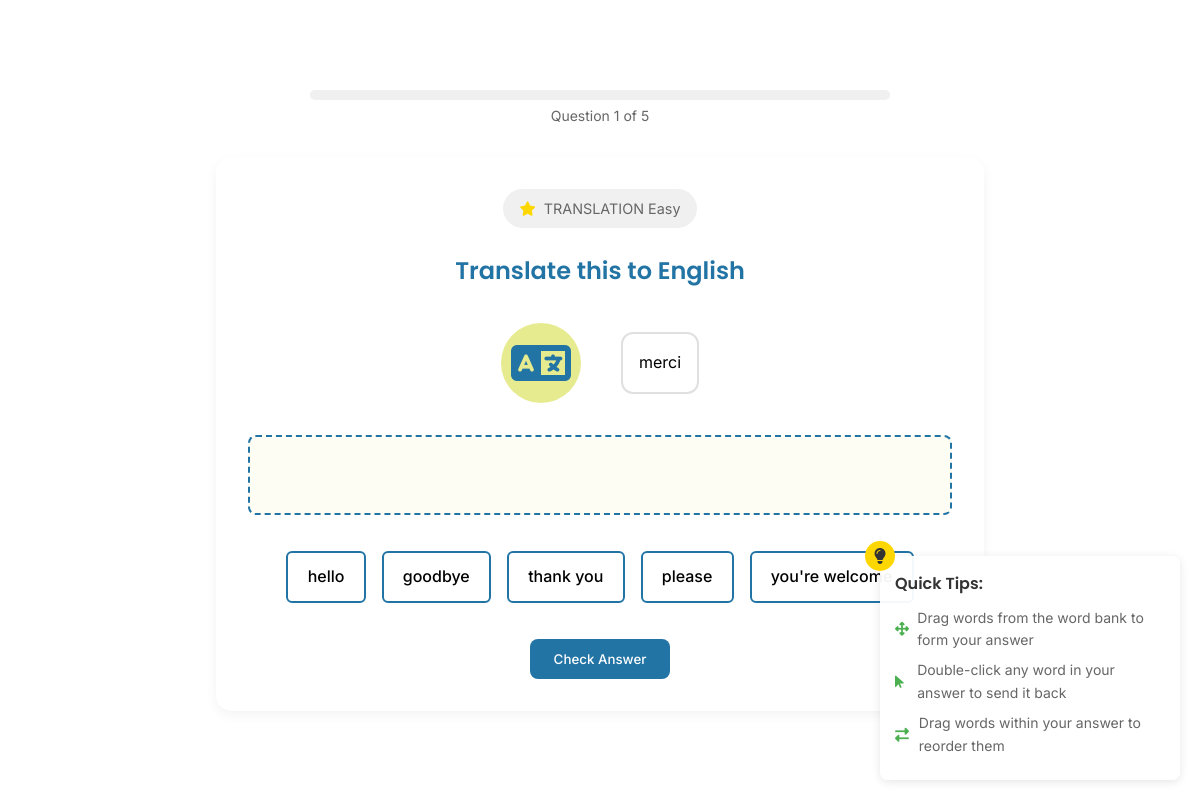
/view/learn.php?course=1&category=greetings (signed in), run on the app's committed database.
### tables this page shows
CREATE TABLE `exercise_sets` (
  `exerciseId` int(11) NOT NULL,
  `wordId` int(11) NOT NULL,
  `translationId` int(11) NOT NULL,
  `difficulty` enum('easy','medium','hard') NOT NULL DEFAULT 'medium',
  `type` enum('translation','matching','fill-in') NOT NULL,
  `created_at` timestamp NOT NULL DEFAULT current_timestamp()
);

CREATE TABLE `words` (
  `wordId` int(11) NOT NULL,
  `languageId` int(11) NOT NULL,
  `original_text` varchar(255) NOT NULL,
  `categoryId` int(11) NOT NULL,
  `word` varchar(100) NOT NULL,
  `translation` varchar(100) NOT NULL,
  `pronunciation` varchar(100) DEFAULT NULL,
  `category` varchar(50) DEFAULT NULL,
  `difficulty` enum('easy','medium','hard') NOT NULL DEFAULT 'medium',
  `createdAt` timestamp NOT NULL DEFAULT current_timestamp(),
  `context_type` enum('noun','verb','adjective','phrase','other') NOT NULL DEFAULT 'other'
);

CREATE TABLE `exercise_word_bank` (
  `exerciseId` int(11) NOT NULL,
  `bankWordId` int(11) NOT NULL,
  `is_answer` tinyint(1) NOT NULL DEFAULT 0,
  `position` int(11) DEFAULT NULL
);

CREATE TABLE `word_bank` (
  `bankWordId` int(11) NOT NULL,
  `segment_text` varchar(100) NOT NULL,
  `languageId` int(11) NOT NULL,
  `part_of_speech` varchar(50) DEFAULT NULL,
  `difficulty` enum('easy','medium','hard') DEFAULT 'medium',
  `usage_frequency` int(11) DEFAULT 0
);

### view/learn.php (the view, shortened to what this page needs)
<?php
require_once '../includes/quiz-functions.php';
$languageId = isset($_GET['course']) ? (int)$_GET['course'] : 0;
$categorySlug = isset($_GET['category']) ? htmlspecialchars($_GET['category']) : '';
$stmt = $pdo->prepare("
    SELECT COUNT(*) as total
    FROM exercise_sets
    WHERE wordId IN (
        SELECT wordId
        FROM words
        WHERE languageId = ? AND categoryId = (
            SELECT categoryId
            FROM word_categories
            WHERE categorySlug = ?
        )
    )
");
$stmt->execute([$languageId, $categorySlug]);
$totalExercises = $stmt->fetchColumn();
$currentProgress = count($_SESSION['attempted_exercises']);
$exercise = null;
if (empty($_SESSION['attempted_exercises'])) {
    $stmt = $pdo->prepare("
        SELECT
            es.exerciseId,
            es.wordId,
            w.word,
            w.pronunciation,
            w.context_type,
            w.difficulty,
            es.type,
            wc.categoryName,
            wc.categoryId,
            l.languageName
        FROM exercise_sets es
        JOIN words w ON es.wordId = w.wordId
        JOIN word_categories wc ON w.categoryId = wc.categoryId
        JOIN languages l ON w.languageId = l.languageId
        WHERE w.languageId = ?
        AND wc.categorySlug = ?
        ORDER BY RAND()
        LIMIT 1
    ");
    $params = [$languageId, $categorySlug];
}
try {
    $stmt->execute($params);
    $exercise = $stmt->fetch(PDO::FETCH_ASSOC);
} catch (PDOException $e) {
    error_log("Database error: " . $e->getMessage());
    header('Location: dashboard.php');
    exit();
}
if ($exercise) {
    $wordBankStmt = $pdo->prepare("
        SELECT
            wb.bankWordId,
            wb.segment_text,
            wb.part_of_speech,
            ewb.is_answer,
            ewb.position
        FROM exercise_word_bank ewb
        JOIN word_bank wb ON ewb.bankWordId = wb.bankWordId
        WHERE ewb.exerciseId = ?
    ");
    $wordBankStmt->execute([$exercise['exerciseId']]);
    $wordBank = $wordBankStmt->fetchAll(PDO::FETCH_ASSOC);
}
?>
<!DOCTYPE html>
<html lang="en">
<head>
    <link rel="stylesheet" href="https://cdnjs.cloudflare.com/ajax/libs/font-awesome/6.5.1/css/all.min.css">
    <link rel="stylesheet" href="../assets/css/styles.css">
    <link rel="stylesheet" href="../assets/css/learn.css">
    <link href='https://unpkg.com/boxicons@2.1.4/css/boxicons.min.css' rel='stylesheet'>
</head>
<body>
    <div class="tips-container">
        <div class="tips-icon">
            <i class="fas fa-lightbulb"></i>
        </div>
        <div class="tips-content">
            <h4>Quick Tips:</h4>
            <ul>
                <li><i class="fas fa-arrows-alt"></i> Drag words from the word bank to form your answer</li>
                <li><i class="fas fa-mouse-pointer"></i> Double-click any word in your answer to send it back</li>
                <li><i class="fas fa-exchange-alt"></i> Drag words within your answer to reorder them</li>
            </ul>
        </div>
    </div>
    <main class="learn-container">
        <div class="progress-container">
            <div class="progress-bar">
            </div>
            <div class="progress-text">
                Question <?php echo $currentProgress + 1; ?> of <?php echo $totalExercises; ?>
            </div>
        </div>
        <div class="exercise-container">
            <div class="badge">
                <i class="fas fa-star"></i>
                <span class="exercise-type">
                    <?php echo strtoupper($exercise['type']); ?>
                    <span class="difficulty-badge <?php echo $exercise['difficulty']; ?>">
                        <?php echo ucfirst($exercise['difficulty']); ?>
                    </span>
                </span>
            </div>
            <h2 class="question">
                <?php
                switch($exercise['type']) {
                    case 'translation':
                        echo 'Translate this to English';
                        break;
                }
                ?>
            </h2>
            <div class="character-display">
                <div class="icon-container">
                    <i class="fas fa-language fa-3x"></i>
                </div>
                <div class="speech-bubble">
                    <span class="original-text"
                          data-pronunciation="<?php echo htmlspecialchars($exercise['pronunciation']); ?>"
                          data-context="<?php echo htmlspecialchars($exercise['context_type']); ?>">
                        <?php echo htmlspecialchars($exercise['word']); ?>
                    </span>
                </div>
            </div>
            <div class="answer-area">
                <div class="answer-box" id="answerBox"></div>
            </div>
            <div class="word-bank" id="wordBank">
                <?php foreach ($wordBank as $word): ?>
                    <div class="word-tile"
                         draggable="true"
                         data-part="<?php echo htmlspecialchars($word['part_of_speech']); ?>"
                         data-is-answer="<?php echo $word['is_answer']; ?>"
                         data-position="<?php echo $word['position']; ?>">
                        <?php echo htmlspecialchars($word['segment_text']); ?>
                    </div>
                <?php endforeach; ?>
            </div>
            <div class="exercise-actions">
                <button id="checkBtn" class="btn btn-primary">Check Answer</button>
            </div>
        </div>
    </main>
</body>
</html>

### assets/css/styles.css (style rules this page uses)
:root { --ucla-blue: #2274A5; --mindaro: #E7EB90; --coral: #EF8354; --white: #FFFFFF; --black: #000000; --gray-light: #F5F5F5; --gray: #666666; --font-heading: 'Poppins', sans-serif; --font-body: 'Inter', sans-serif; }
* { margin: 0; padding: 0; box-sizing: border-box; }
body { font-family: var(--font-body); line-height: 1.6; color: var(--black); }
h1, h2, h3, h4, h5, h6 { font-family: var(--font-heading); font-weight: 600; }
.btn { padding: 12px 24px; border: none; border-radius: 8px; cursor: pointer; font-weight: 500; font-family: var(--font-body); transition: all 0.3s ease; display: inline-flex; align-items: center; gap: 8px; }
.btn-primary { background-color: var(--ucla-blue); color: var(--white); }
button, .btn, .btn-primary, .btn-secondary, .btn-update { text-decoration: none; }

### assets/css/learn.css (style rules this page uses)
.learn-container { max-width: 800px; margin: 80px auto 2rem; padding: 0 1rem; }
.exercise-container { background: white; border-radius: 16px; padding: 2rem; box-shadow: 0 4px 12px rgba(0,0,0,0.05); text-align: center; }
.badge { display: inline-flex; align-items: center; gap: 0.5rem; background: #f0f0f0; padding: 0.5rem 1rem; border-radius: 20px; font-size: 0.9rem; color: var(--gray); margin-bottom: 1.5rem; }
.badge i { color: #ffd700; }
.question { font-size: 1.5rem; color: var(--ucla-blue); margin-bottom: 2rem; }
.character-display { margin: 2rem 0; display: flex; align-items: center; justify-content: center; gap: 1.5rem; }
.icon-container { color: var(--ucla-blue); background-color: var(--mindaro); width: 80px; height: 80px; border-radius: 50%; display: flex; align-items: center; justify-content: center; position: relative; }
.icon-container::before { content: ''; }
.speech-bubble { background: white; border: 2px solid #e0e0e0; border-radius: 12px; padding: 1rem; display: inline-flex; align-items: center; gap: 1rem; margin-left: 1rem; }
.answer-area { margin: 2rem 0; }
.answer-box { display: flex; flex-wrap: wrap; gap: 0.8rem; min-height: 80px; padding: 1.5rem; background-color: rgba(231, 235, 144, 0.1); border: 2px dashed var(--ucla-blue); border-radius: 8px; transition: all 0.3s ease; align-items: center; position: relative; }
.word-bank { display: flex; flex-wrap: wrap; gap: 0.5rem; justify-content: center; margin-bottom: 2rem; }
.word-tile { background: white; border: 2px solid var(--ucla-blue); border-radius: 6px; padding: 0.7rem 1.2rem; cursor: move; user-select: none; font-weight: 500; transition: all 0.2s ease; position: relative; touch-action: none; margin: 0.25rem; }
.word-tile::before { content: '⋮⋮'; position: absolute; left: 5px; top: 50%; transform: translateY(-50%); font-size: 10px; color: var(--gray); opacity: 0; transition: opacity 0.2s ease; }

### view/learn.php (style rules this page uses)
.tips-container { position: fixed; bottom: 20px; right: 20px; background: rgba(255, 255, 255, 0.95); border-radius: 8px; box-shadow: 0 2px 10px rgba(0, 0, 0, 0.1); padding: 15px; max-width: 300px; z-index: 1000; transition: all 0.3s ease; }
.tips-icon { position: absolute; top: -15px; left: -15px; background: #ffd700; width: 30px; height: 30px; border-radius: 50%; display: flex; align-items: center; justify-content: center; color: #333; }
.tips-content h4 { margin: 0 0 10px 0; color: #333; font-size: 16px; }
.tips-content ul { list-style: none; padding: 0; margin: 0; }
.tips-content li { margin: 8px 0; font-size: 14px; color: #666; display: flex; align-items: center; gap: 8px; }
.tips-content li i { color: #4CAF50; width: 20px; }
.progress-container { width: 100%; max-width: 600px; margin: 0 auto 20px; padding: 10px; }
.progress-bar { background-color: #f0f0f0; height: 10px; border-radius: 5px; overflow: hidden; position: relative; }
.progress-text { text-align: center; margin-top: 5px; font-size: 14px; color: #666; }

### data on the page
exercise_sets: type "TRANSLATION", wordId.difficulty "Easy", wordId.word "merci"
exercise_word_bank: bankWordId.segment_text "hello"
exercise_word_bank: bankWordId.segment_text "goodbye"
exercise_word_bank: bankWordId.segment_text "thank you"
exercise_word_bank: bankWordId.segment_text "please"
exercise_word_bank: bankWordId.segment_text "you're welcome"

### other printed values
$currentProgress + 1 "1"
$totalExercises "5"
